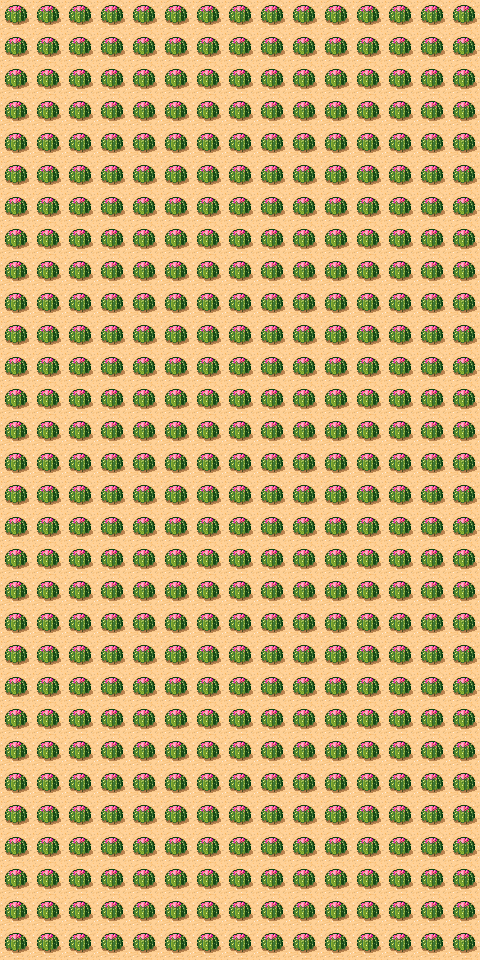

This is a level from a 2D game, rendered from its Tiled map with the project's own tilesets. A one-line summary and the complete map file follow:
An orthogonal 15x30 tile map with 32x32 px tiles, 1 tile layer (Tile Layer 1).

<map version="1.0" orientation="orthogonal" renderorder="right-down" width="15" height="30" tilewidth="32" tileheight="32" nextobjectid="1">
 <tileset firstgid="1" name="wide" tilewidth="32" tileheight="32" spacing="1" margin="1" tilecount="48" columns="8">
  <image source="tmw_desert_spacing.png" width="265" height="199" />
 </tileset>
 <layer name="Tile Layer 1" width="15" height="30">
  <data encoding="csv">
31,31,31,31,31,31,31,31,31,31,31,31,31,31,31,
31,31,31,31,31,31,31,31,31,31,31,31,31,31,31,
31,31,31,31,31,31,31,31,31,31,31,31,31,31,31,
31,31,31,31,31,31,31,31,31,31,31,31,31,31,31,
31,31,31,31,31,31,31,31,31,31,31,31,31,31,31,
31,31,31,31,31,31,31,31,31,31,31,31,31,31,31,
31,31,31,31,31,31,31,31,31,31,31,31,31,31,31,
31,31,31,31,31,31,31,31,31,31,31,31,31,31,31,
31,31,31,31,31,31,31,31,31,31,31,31,31,31,31,
31,31,31,31,31,31,31,31,31,31,31,31,31,31,31,
31,31,31,31,31,31,31,31,31,31,31,31,31,31,31,
31,31,31,31,31,31,31,31,31,31,31,31,31,31,31,
31,31,31,31,31,31,31,31,31,31,31,31,31,31,31,
31,31,31,31,31,31,31,31,31,31,31,31,31,31,31,
31,31,31,31,31,31,31,31,31,31,31,31,31,31,31,
31,31,31,31,31,31,31,31,31,31,31,31,31,31,31,
31,31,31,31,31,31,31,31,31,31,31,31,31,31,31,
31,31,31,31,31,31,31,31,31,31,31,31,31,31,31,
31,31,31,31,31,31,31,31,31,31,31,31,31,31,31,
31,31,31,31,31,31,31,31,31,31,31,31,31,31,31,
31,31,31,31,31,31,31,31,31,31,31,31,31,31,31,
31,31,31,31,31,31,31,31,31,31,31,31,31,31,31,
31,31,31,31,31,31,31,31,31,31,31,31,31,31,31,
31,31,31,31,31,31,31,31,31,31,31,31,31,31,31,
31,31,31,31,31,31,31,31,31,31,31,31,31,31,31,
31,31,31,31,31,31,31,31,31,31,31,31,31,31,31,
31,31,31,31,31,31,31,31,31,31,31,31,31,31,31,
31,31,31,31,31,31,31,31,31,31,31,31,31,31,31,
31,31,31,31,31,31,31,31,31,31,31,31,31,31,31,
31,31,31,31,31,31,31,31,31,31,31,31,31,31,31
</data>
 </layer>
</map>
